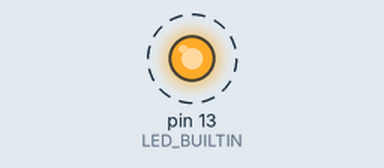
Simulated run of this sketch. Board: Arduino Uno, built with avr-gcc and run on an emulated ATmega328P. On the bench: output pins drawn as LEDs (lit = HIGH). Dashed ring = blinking. What the sketch prints to the serial monitor is not drawn.

Above: at 0.2 s.
Timing chart, 0 to 3.0 s (numbered marks = the images above):
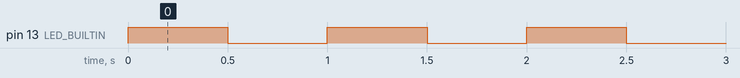

The sketch:

test_serial_print.ino
```cpp
// Minimal hardware sanity check, independent of the weather meter kit
// wiring/library - confirms the Uno itself, the USB-serial link, and the
// flashing tooling all work. Flash this with spanner/arduino_flash.sh when
// the DAQ sketch's serial line goes silent, to isolate board/link problems
// from sensor wiring problems.
void setup() {
    Serial.begin(115200);
    pinMode(LED_BUILTIN, OUTPUT);
}

void loop() {
    digitalWrite(LED_BUILTIN, HIGH);
    Serial.println("test_serial_print alive");
    delay(500);
    digitalWrite(LED_BUILTIN, LOW);
    delay(500);
}
```

Measured:
- by itself, pin 13 (LED_BUILTIN): alternates HIGH for 0.50 s and LOW for 0.50 s
